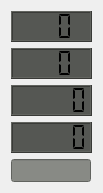
   <widget class="QWidget" name="layoutWidget">
    <property name="geometry">
     <rect>
      <x>1470</x>
      <y>794</y>
      <width>83</width>
      <height>175</height>
     </rect>
    </property>
    <layout class="QVBoxLayout" name="verticalLayout_10">
     <item>
      <widget class="QLCDNumber" name="Max_PV_Watts_Today_2_LCD">
       <property name="minimumSize">
        <size>
         <width>81</width>
         <height>31</height>
        </size>
       </property>
       <property name="maximumSize">
        <size>
         <width>81</width>
         <height>31</height>
        </size>
       </property>
       <property name="font">
        <font>
         <pointsize>11</pointsize>
         <weight>50</weight>
         <bold>false</bold>
        </font>
       </property>
       <property name="styleSheet">
        <string notr="true">QLCDNumber{
background-color: rgb( 85, 87, 83 );
}</string>
       </property>
       <property name="digitCount">
        <number>3</number>
       </property>
       <property name="segmentStyle">
        <enum>QLCDNumber::Flat</enum>
       </property>
       <property name="value" stdset="0">
        <double>0.000000000000000</double>
       </property>
      </widget>
     </item>
     <item>
      <widget class="QLCDNumber" name="Max_PV_Watts_Yesterday_2_LCD">
       <property name="minimumSize">
        <size>
         <width>81</width>
         <height>31</height>
        </size>
       </property>
       <property name="maximumSize">
        <size>
         <width>81</width>
         <height>31</height>
        </size>
       </property>
       <property name="font">
        <font>
         <pointsize>11</pointsize>
         <weight>50</weight>
         <bold>false</bold>
        </font>
       </property>
       <property name="styleSheet">
        <string notr="true">QLCDNumber{
background-color: rgb( 85, 87, 83 );
}</string>
       </property>
       <property name="digitCount">
        <number>3</number>
       </property>
       <property name="segmentStyle">
        <enum>QLCDNumber::Flat</enum>
       </property>
       <property name="value" stdset="0">
        <double>0.000000000000000</double>
       </property>
      </widget>
     </item>
     <item>
      <widget class="QLCDNumber" name="Yield_Today_2_LCD">
       <property name="minimumSize">
        <size>
         <width>81</width>
         <height>31</height>
        </size>
       </property>
       <property name="maximumSize">
        <size>
         <width>81</width>
         <height>31</height>
        </size>
       </property>
       <property name="font">
        <font>
         <pointsize>11</pointsize>
         <weight>50</weight>
         <bold>false</bold>
        </font>
       </property>
       <property name="styleSheet">
        <string notr="true">QLCDNumber{
background-color: rgb( 85, 87, 83 );
}</string>
       </property>
       <property name="digitCount">
        <number>5</number>
       </property>
       <property name="segmentStyle">
        <enum>QLCDNumber::Flat</enum>
       </property>
       <property name="value" stdset="0">
        <double>0.000000000000000</double>
       </property>
      </widget>
     </item>
     <item>
      <widget class="QLCDNumber" name="Yield_Yesterday_2_LCD">
       <property name="minimumSize">
        <size>
         <width>81</width>
         <height>31</height>
        </size>
       </property>
       <property name="maximumSize">
        <size>
         <width>81</width>
         <height>31</height>
        </size>
       </property>
       <property name="font">
        <font>
         <pointsize>11</pointsize>
         <weight>50</weight>
         <bold>false</bold>
        </font>
       </property>
       <property name="styleSheet">
        <string notr="true">QLCDNumber{
background-color: rgb( 85, 87, 83 );
}</string>
       </property>
       <property name="digitCount">
        <number>5</number>
       </property>
       <property name="segmentStyle">
        <enum>QLCDNumber::Flat</enum>
       </property>
       <property name="value" stdset="0">
        <double>0.000000000000000</double>
       </property>
      </widget>
     </item>
     <item>
      <widget class="QLineEdit" name="Solar_Charger_State_2_lineEdit">
       <property name="maximumSize">
        <size>
         <width>80</width>
         <height>25</height>
        </size>
       </property>
       <property name="font">
        <font>
         <pointsize>10</pointsize>
         <weight>50</weight>
         <bold>false</bold>
        </font>
       </property>
       <property name="autoFillBackground">
        <bool>false</bool>
       </property>
       <property name="styleSheet">
        <string notr="true">background-color: rgb(136, 138, 133);</string>
       </property>
       <property name="frame">
        <bool>true</bool>
       </property>
       <property name="alignment">
        <set>Qt::AlignCenter</set>
       </property>
      </widget>
     </item>
    </layout>
   </widget>
